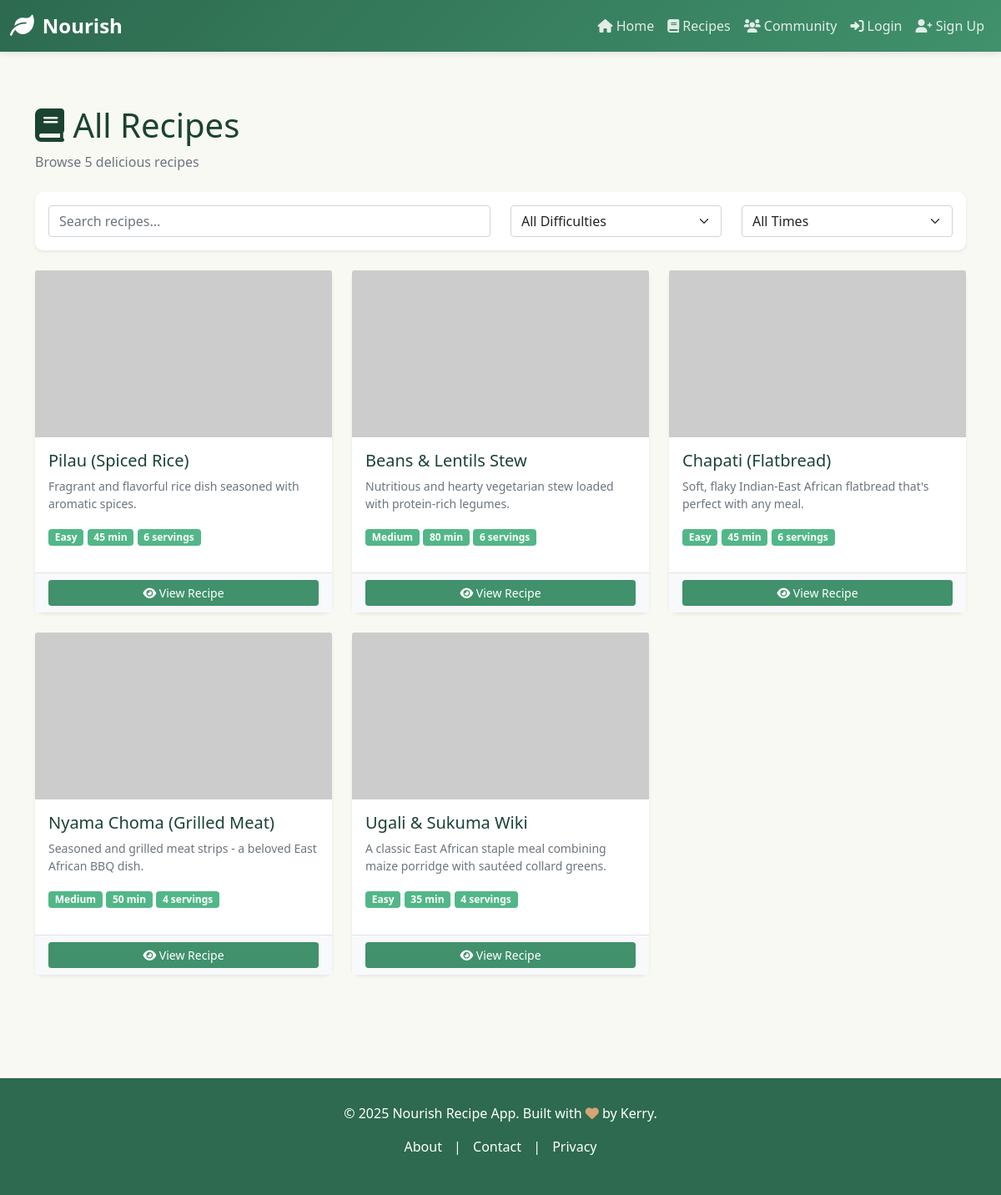
Before: /recipes/ with the older database file.
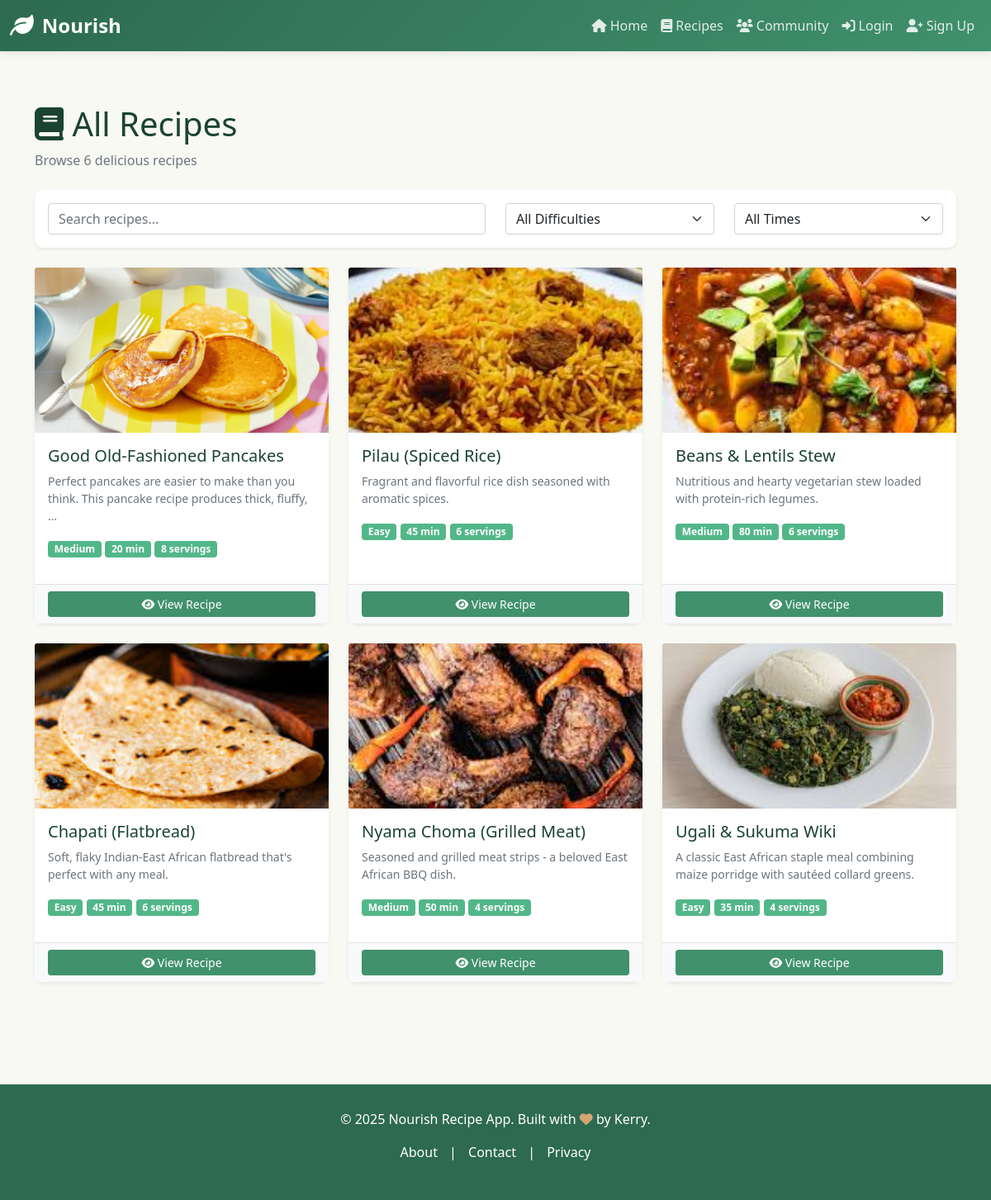
After: the same page with the newer database file.
### ingredient/models.py (models this page shows, shortened)
class Recipe(models.Model):
  DIFFICULTY_CHOICES = [
      ('easy', 'Easy'),
      ('medium', 'Medium'),
      ('hard', 'Hard'),
  ]
  CATEGORY_CHOICES = [
      ('breakfast', 'Breakfast'),
      ('lunch', 'Lunch'),
      ('dinner', 'Dinner'),
      ('snack', 'Snack'),
      ('dessert', 'Dessert'),
      ('beverage', 'Beverage'),
      ('other', 'Other'),
  ]
  title = models.CharField(max_length=255)
  description = models.TextField(blank=True)
  prep_time = models.IntegerField(default=15, help_text="minutes")
  cook_time = models.IntegerField(default=30, help_text="minutes")
  servings = models.IntegerField(default=4)
  difficulty = models.CharField(max_length=50, choices=DIFFICULTY_CHOICES, default='medium')
  category = models.CharField(max_length=50, choices=CATEGORY_CHOICES, default='other')
  image = models.ImageField(upload_to='recipe_images/', blank=True, null=True)
  created_by = models.ForeignKey(User, on_delete=models.CASCADE, related_name='recipes', null=True, blank=True)
  created_at = models.DateTimeField(auto_now_add=True)
  updated_at = models.DateTimeField(auto_now=True)
  is_published = models.BooleanField(default=True)
  views_count = models.IntegerField(default=0)
  def average_rating(self):
    ratings = self.ratings.all()
    if ratings.count() == 0:
      return 0
    return sum([r.score for r in ratings]) / ratings.count()
  class Meta:
    ordering = ['-created_at']

### ingredient/views.py (the view)
# urls.py: path('recipes/', ingredient_views.recipes, name='recipes'),
def recipes(request):
  recipes = Recipe.objects.filter(is_published=True)
  return render(request, 'recipes.html', {'recipes': recipes})

### ingredient/templates/recipes.html (shortened to what this page needs)
{% extends 'base.html' %}
{% load static %}
{% block content %}
<div class="mb-4">
    <h1><i class="fas fa-book"></i> All Recipes</h1>
    <p class="text-muted">Browse {{ recipes|length }} delicious recipes</p>
</div>
<div class="card border-0 shadow-sm mb-4">
    <div class="card-body">
        <div class="row">
            <div class="col-md-6">
                <input type="text" class="form-control" id="search-input" placeholder="Search recipes..."
                    onkeyup="filterRecipes()">
            </div>
            <div class="col-md-3">
                <select class="form-select" id="difficulty-filter" onchange="filterRecipes()">
                    <option value="">All Difficulties</option>
                </select>
            </div>
            <div class="col-md-3">
                <select class="form-select" id="time-filter" onchange="filterRecipes()">
                    <option value="">All Times</option>
                </select>
            </div>
        </div>
    </div>
</div>
{% if recipes %}
<div class="row" id="recipe-grid">
    {% for recipe in recipes %}
    <div class="col-md-6 col-lg-4 mb-4 recipe-card" data-title="{{ recipe.title|lower }}"
        data-difficulty="{{ recipe.difficulty }}" data-time="{{ recipe.prep_time|add:recipe.cook_time }}">
        <div class="card h-100 border-0 shadow-sm">
            {% if recipe.image %}
            {% if 'recipe_images/' in recipe.image.name %}
            <img src="{{ recipe.image.url }}" class="card-img-top" alt="{{ recipe.title }}"
                style="height: 200px; object-fit: cover;">
            {% else %}
            <img src="{% static 'images/' %}{{ recipe.image }}" class="card-img-top" alt="{{ recipe.title }}"
                style="height: 200px; object-fit: cover;">
            {% endif %}
            {% else %}
            <div class="card-img-top bg-light d-flex align-items-center justify-content-center" style="height: 200px;">
                <i class="fas fa-utensils fa-3x text-muted"></i>
            </div>
            {% endif %}
            <div class="card-body">
                <h5 class="card-title">{{ recipe.title }}</h5>
                <p class="card-text text-muted small">{{ recipe.description|truncatewords:15 }}</p>
                <div class="recipe-meta mb-3">
                    <span class="badge bg-success">{{ recipe.difficulty|title }}</span>
                    <span class="badge bg-success">{{ recipe.prep_time|add:recipe.cook_time }} min</span>
                    <span class="badge bg-success">{{ recipe.servings }} servings</span>
                </div>
            </div>
            <div class="card-footer bg-light border-top">
                <a href="{% url 'recipe_detail' recipe.id %}" class="btn btn-sm btn-primary w-100">
                    <i class="fas fa-eye"></i> View Recipe
                </a>
            </div>
        </div>
    </div>
    {% endfor %}
</div>
{% else %}
<div class="alert alert-info" role="alert">
    <i class="fas fa-info-circle"></i> No recipes found.
</div>
{% endif %}
{% endblock %}

### ingredient/templates/base.html (shortened to what this page needs)
<!DOCTYPE html>
<html lang="en">
<head>
    <link href="https://cdn.jsdelivr.net/npm/bootstrap@5.1.3/dist/css/bootstrap.min.css" rel="stylesheet">
    <link rel="stylesheet" href="https://cdnjs.cloudflare.com/ajax/libs/font-awesome/6.0.0/css/all.min.css">
</head>
<body>
    <nav class="navbar navbar-expand-lg navbar-dark sticky-top">
        <div class="container-fluid">
            <a class="navbar-brand" href="{% url 'home' %}">
                <i class="fas fa-leaf"></i> Nourish
            </a>
            <div class="collapse navbar-collapse" id="navbarNav">
                <ul class="navbar-nav ms-auto">
                    <li class="nav-item">
                        <a class="nav-link" href="{% url 'home' %}"><i class="fas fa-home"></i> Home</a>
                    </li>
                    <li class="nav-item">
                        <a class="nav-link" href="{% url 'recipes' %}"><i class="fas fa-book"></i> Recipes</a>
                    </li>
                    <li class="nav-item">
                        <a class="nav-link" href="{% url 'community' %}"><i class="fas fa-users"></i> Community</a>
                    </li>
                    {% if user.is_authenticated %}
                    <li class="nav-item">
                        <a class="nav-link" href="{% url 'shopping_list' %}">
                            <i class="fas fa-shopping-cart"></i> Shopping List
                        </a>
                    </li>
                    <li class="nav-item">
                        <a class="nav-link" href="{% url 'my_favorites' %}">
                            <i class="fas fa-heart"></i> Favorites
                        </a>
                    </li>
                    <li class="nav-item dropdown">
                        <a class="nav-link dropdown-toggle" href="#" id="userMenu" role="button"
                            data-bs-toggle="dropdown">
                            <i class="fas fa-user-circle"></i> {{ user.username }}
                        </a>
                        <ul class="dropdown-menu dropdown-menu-end" aria-labelledby="userMenu">
                            <li><a class="dropdown-item" href="{% url 'profile' %}"><i class="fas fa-user"></i> My
                                    Profile</a></li>
                            <li><a class="dropdown-item" href="{% url 'my_recipes' %}"><i class="fas fa-pencil"></i> My
                                    Recipes</a></li>
                            <li><a class="dropdown-item" href="{% url 'create_recipe' %}"><i class="fas fa-plus"></i>
                                    Add Recipe</a></li>
                            <li>
                                <hr class="dropdown-divider">
                            </li>
                            <li><a class="dropdown-item" href="{% url 'logout' %}"><i class="fas fa-sign-out-alt"></i>
                                    Logout</a></li>
                        </ul>
                    </li>
                    {% else %}
                    <li class="nav-item">
                        <a class="nav-link" href="{% url 'login' %}"><i class="fas fa-sign-in-alt"></i> Login</a>
                    </li>
                    <li class="nav-item">
                        <a class="nav-link" href="{% url 'signup' %}"><i class="fas fa-user-plus"></i> Sign Up</a>
                    </li>
                    {% endif %}
                </ul>
            </div>
        </div>
    </nav>
    <main class="container">
        {% block content %}{% endblock %}
    </main>
    <footer>
        <div class="container">
            <p>&copy; 2025 Nourish Recipe App. Built with <i class="fas fa-heart" style="color: #d4a574;"></i> by Kerry.
            </p>
            <p>
                <a href="#" style="color: white; text-decoration: none; margin: 0 10px;">About</a> |
                <a href="#" style="color: white; text-decoration: none; margin: 0 10px;">Contact</a> |
                <a href="#" style="color: white; text-decoration: none; margin: 0 10px;">Privacy</a>
            </p>
        </div>
    </footer>
</body>
</html>

### ingredient/templates/base.html (style rules this page uses)
:root { --primary-green: #2d6a4f; --secondary-green: #40916c; --light-green: #52b788; --lighter-green: #74c69d; --lightest-green: #95d5b2; --cream: #f8f9f3; --dark: #1b4332; --success: #52b788; --warning: #74c69d; }
body { font-family: 'Segoe UI', Tahoma, Geneva, Verdana, sans-serif; background-color: var(--cream); color: var(--dark); }
.navbar { background: linear-gradient(135deg, var(--primary-green) 0%, var(--secondary-green) 100%); box-shadow: 0 2px 8px rgba(0, 0, 0, 0.1); }
.navbar-brand { font-weight: 700; font-size: 1.5rem; color: white !important; display: flex; align-items: center; gap: 10px; }
.navbar-brand i { font-size: 1.8rem; }
.nav-link { color: rgba(255, 255, 255, 0.85) !important; font-weight: 500; transition: color 0.3s ease; }
.btn-primary { background-color: var(--secondary-green); border-color: var(--secondary-green); }
.badge.bg-success { background-color: var(--light-green) !important; }
.card { border: none; box-shadow: 0 2px 8px rgba(0, 0, 0, 0.1); transition: transform 0.3s ease, box-shadow 0.3s ease; border-radius: 10px; }
footer { background-color: var(--primary-green); color: white; margin-top: 60px; padding: 30px 0; text-align: center; }
main { min-height: calc(100vh - 200px); padding: 40px 0; }

Changed rows visible on the page:
added Recipe: image (picture), title "Good Old-Fashioned Pancakes", description "Perfect pancakes are easier to make than you think. This pancake recipe produces thick, fluffy, …", difficulty "Medium", prep_time|add "20", servings "8"
changed Recipe "Pilau (Spiced Rice)": image: picture added in place of a placeholder
changed Recipe "Beans & Lentils Stew": image: picture added in place of a placeholder
changed Recipe "Chapati (Flatbread)": image: picture added in place of a placeholder
changed Recipe "Nyama Choma (Grilled Meat)": image: picture added in place of a placeholder
changed Recipe "Ugali & Sukuma Wiki": image: picture added in place of a placeholder
Other visible differences:
{{ recipes|length }}: "5" → "6"
